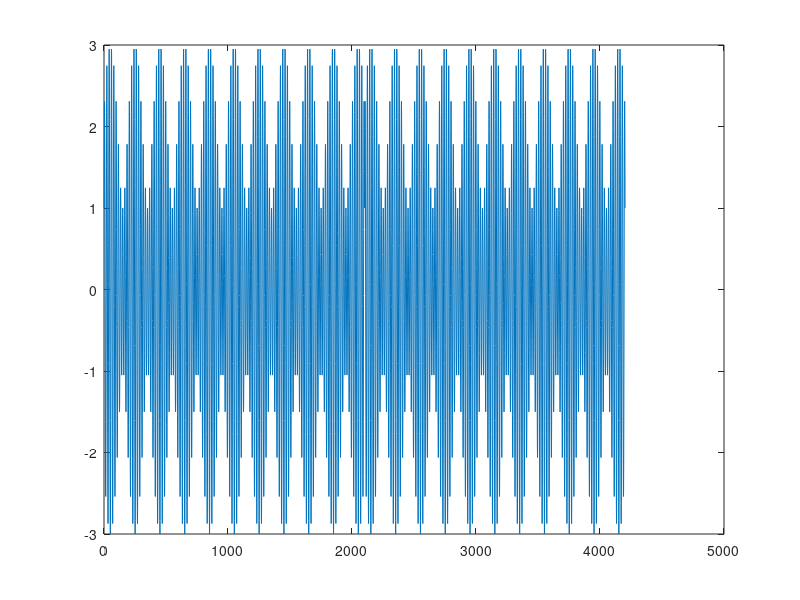

Reproduce this figure in MATLAB.
Fs = 8000 % sampling frequency in Hz
f1 = 400
f2 = 440
N = 2100
T = N/Fs % duration of signal
t = 0:1/Fs:T % time axis vector of sample times

sig = cos(2*pi*f1*t) + 2*sin(2*pi*f2*t)

sigconcat = [sig,sig]
plot(sigconcat)

%plot(sig)

fftsig = fft(sig)

f = -Fs/2:Fs/N:Fs/2;        % Frequency vector

fftshiftsig = fftshift(fftsig)

fcon = [f, f]
concat = [fftshiftsig, fftshiftsig]

% 
% subplot(2,1,1)
% plot(f,abs(fftshiftsig))
% title('Magnitude')
% xlabel('Frequency (Hz)')
% ylabel('Magnitude')
% 
% subplot(2,1,2)
% plot(f,angle(fftshiftsig)*180/pi)
% title('Phase')
% xlabel('Frequency (Hz)')
% ylabel('Phase (degrees)')
% 
% subplot(2,1,1)
% plot(fcon,abs(concat))
% title('Magnitude')
% xlabel('Frequency (Hz)')
% ylabel('Magnitude')
% 
% subplot(2,1,2)
% plot(fcon,angle(concat)*180/pi)
% title('Phase')
% xlabel('Frequency (Hz)')
% ylabel('Phase (degrees)')
